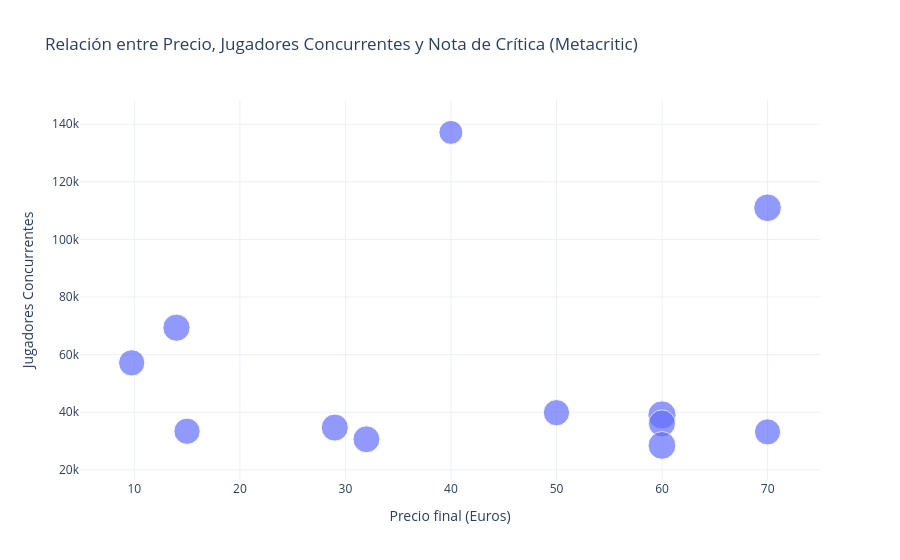

Notebook cell for this chart:
### Code cell
# Filtramos los juegos que tienen precio mayor a 0 y que tienen nota de Metacritic válida
df_precio = df_super[(df_super['precio_eur'] > 0) & (df_super['metacritic_nota'].notna())]

fig4 = px.scatter(
    df_precio, 
    x='precio_eur', 
    y='jugadores_actuales', 
    size='metacritic_nota', 
    hover_name='nombre',
    title='Relación entre Precio, Jugadores Concurrentes y Nota de Crítica (Metacritic)',
    labels={'precio_eur': 'Precio final (Euros)', 'jugadores_actuales': 'Jugadores Concurrentes'},
    size_max=20,
    template='plotly_white'
)
fig4.show()

### Figure 1 — Plotly figure (JSON) as saved in the notebook; plotly's stock layout.template omitted (floating-point values rounded to 4 significant figures)
{"data": [{"hovertemplate": "<b>%{hovertext}</b><br><br>Precio final (Euros)=%{x}<br>Jugadores Concurrentes=%{y}<br>metacritic_nota=%{marker.size}<extra></extra>", "hovertext": ["Rust", "Resident Evil Requiem", "Stardew Valley", "Terraria", "Hearts of Iron IV", "Baldur's Gate 3", "Sid Meier’s Civilization® VI", "Mewgenics", "Don't Starve Together", "Battlefield™ 6", "RimWorld", "Red Dead Redemption 2"], "legendgroup": "", "marker": {"color": "#636efa", "size": [69.0, 92.0, 89.0, 83.0, 83.0, 96.0, 88.0, 88.0, 83.0, 82.0, 87.0, 93.0], "sizemode": "area", "sizeref": 0.24, "symbol": "circle"}, "mode": "markers", "name": "", "orientation": "v", "showlegend": false, "type": "scatter", "x": [39.99, 69.99, 13.99, 9.75, 49.99, 59.99, 59.99, 28.99, 14.99, 69.99, 31.99, 59.99], "xaxis": "x", "y": [137153, 110983, 69351, 57154, 39841, 39053, 36120, 34674, 33402, 33177, 30609, 28474], "yaxis": "y"}], "layout": {"legend": {"itemsizing": "constant", "tracegroupgap": 0}, "title": {"text": "Relación entre Precio, Jugadores Concurrentes y Nota de Crítica (Metacritic)"}, "xaxis": {"anchor": "y", "domain": [0, 1], "title": {"text": "Precio final (Euros)"}}, "yaxis": {"anchor": "x", "domain": [0, 1], "title": {"text": "Jugadores Concurrentes"}}}}
